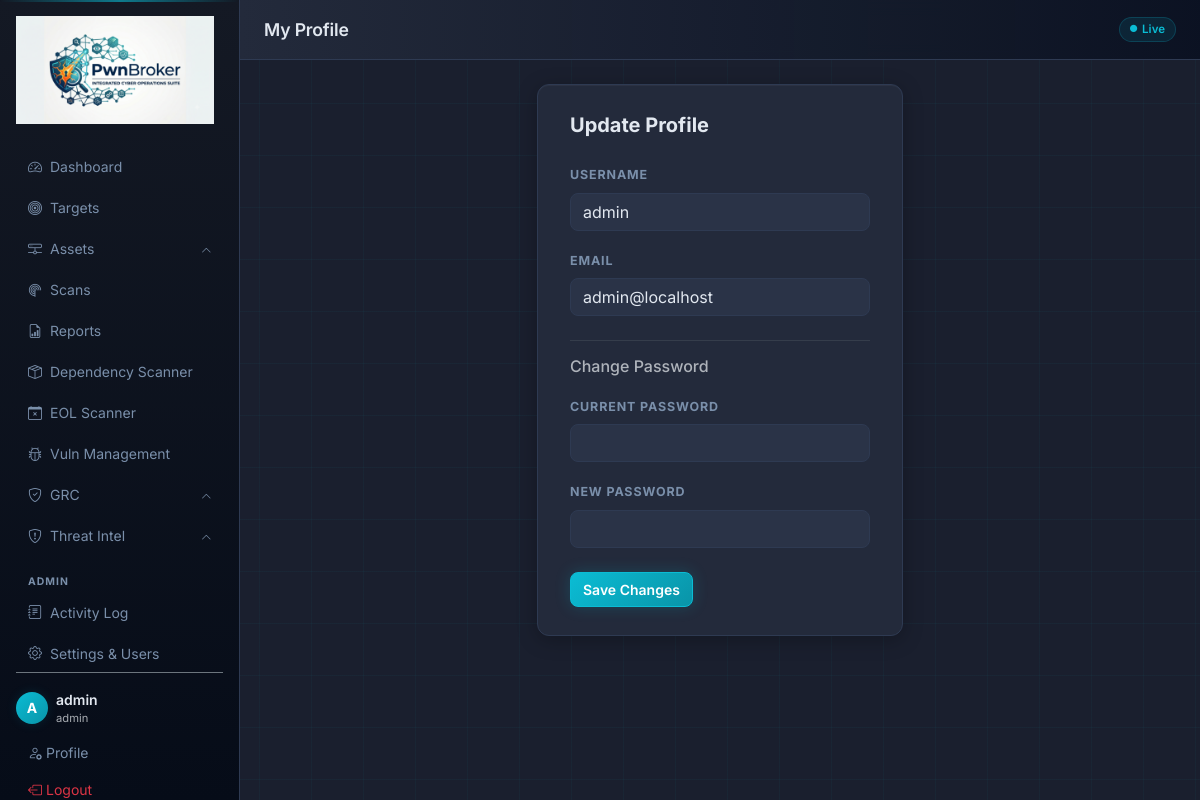
The page /users/profile (signed in) on the database its author committed.
### app/models.py (models this page shows, shortened)
class User(UserMixin, db.Model):
    __tablename__ = "users"
    id = db.Column(db.Integer, primary_key=True)
    username = db.Column(db.String(80), unique=True, nullable=False)
    email = db.Column(db.String(120), unique=True, nullable=False)
    password_hash = db.Column(db.String(256), nullable=False)
    role = db.Column(db.String(20), default="user")  # admin | user
    active = db.Column(db.Boolean, default=True)
    created_at = db.Column(db.DateTime, default=lambda: datetime.now(timezone.utc))
    @property
    def is_admin(self):
        return self.role == "admin"

### app/routes/users.py (the view, shortened to what this page needs)
@users_bp.route("/profile", methods=["GET", "POST"])
@login_required
def profile():
    return render_template("users/profile.html")

### app/templates/users/profile.html (shortened to what this page needs)
{% extends "base.html" %}
{% block page_title %}My Profile{% endblock %}
{% block content %}
<div class="row justify-content-center">
  <div class="col-lg-5">
    <div class="form-card">
      <h5 class="fw-bold mb-4">Update Profile</h5>
      <form method="POST">
        <div class="mb-3">
          <label class="form-label">Username</label>
          <input type="text" class="form-control" value="{{ current_user.username }}" disabled>
        </div>
        <div class="mb-4">
          <label class="form-label">Email</label>
          <input type="email" name="email" class="form-control" value="{{ current_user.email }}">
        </div>
        <hr class="border-secondary">
        <h6 class="text-muted mt-3 mb-3">Change Password</h6>
        <div class="mb-3">
          <label class="form-label">Current Password</label>
          <input type="password" name="current_password" class="form-control">
        </div>
        <div class="mb-4">
          <label class="form-label">New Password</label>
          <input type="password" name="new_password" class="form-control">
        </div>
        <button type="submit" class="btn btn-primary">Save Changes</button>
      </form>
    </div>
  </div>
</div>
{% endblock %}

### app/templates/base.html (shortened to what this page needs)
<!DOCTYPE html>
<html lang="en" data-bs-theme="dark">
<head>
  <link href="https://cdn.jsdelivr.net/npm/bootstrap@5.3.3/dist/css/bootstrap.min.css" rel="stylesheet">
  <link href="https://cdn.jsdelivr.net/npm/bootstrap-icons@1.11.3/font/bootstrap-icons.min.css" rel="stylesheet">
  <link href="{{ url_for('static', filename='css/style.css') }}" rel="stylesheet">
</head>
<body>
{% if current_user.is_authenticated %}
<div class="d-flex" id="app-wrapper">
  <nav id="sidebar" class="d-flex flex-column p-3">
    <a href="{{ url_for('dashboard.index') }}" class="sidebar-brand d-block mb-4">
      <img src="{{ url_for('static', filename='img/logo.png') }}" alt="PwnBroker" class="sidebar-logo">
    </a>
    <ul class="nav flex-column gap-1">
      <li class="nav-item">
        <a href="{{ url_for('dashboard.index') }}" class="nav-link {% if request.endpoint == 'dashboard.index' %}active{% endif %}">
          <i class="bi bi-speedometer2 me-2"></i>Dashboard
        </a>
      </li>
      <li class="nav-item">
        <a href="{{ url_for('targets.index') }}" class="nav-link {% if 'targets' in request.endpoint %}active{% endif %}">
          <i class="bi bi-bullseye me-2"></i>Targets
        </a>
      </li>
      <li class="nav-item">
        <a href="#assets-group"
           class="nav-link nav-group-toggle d-flex align-items-center justify-content-between {% if 'assets' in (request.endpoint or '') %}active{% endif %}"
           data-bs-toggle="collapse"
           aria-expanded="{{ 'true' if 'assets' in (request.endpoint or '') else 'false' }}"
           aria-controls="assets-group">
          <span><i class="bi bi-hdd-network me-2"></i>Assets</span>
          <i class="bi bi-chevron-down nav-chevron"></i>
        </a>
      </li>
      <li class="nav-item">
        <a href="{{ url_for('scans.index') }}" class="nav-link {% if 'scans' in request.endpoint %}active{% endif %}">
          <i class="bi bi-radar me-2"></i>Scans
        </a>
      </li>
      <li class="nav-item">
        <a href="{{ url_for('reports.index') }}" class="nav-link {% if 'reports' in request.endpoint %}active{% endif %}">
          <i class="bi bi-file-earmark-bar-graph me-2"></i>Reports
        </a>
      </li>
      <li class="nav-item">
        <a href="{{ url_for('dependency.index') }}" class="nav-link {% if 'dependency' in request.endpoint %}active{% endif %}">
          <i class="bi bi-box-seam me-2"></i>Dependency Scanner
        </a>
      </li>
      <li class="nav-item">
        <a href="{{ url_for('eol.index') }}" class="nav-link {% if 'eol' in (request.endpoint or '') %}active{% endif %}">
          <i class="bi bi-calendar-x me-2"></i>EOL Scanner
        </a>
      </li>
      <li class="nav-item">
        <a href="{{ url_for('vulns.index') }}" class="nav-link {% if 'vulns' in (request.endpoint or '') %}active{% endif %}">
          <i class="bi bi-bug me-2"></i>Vuln Management
        </a>
      </li>
      <li class="nav-item">
        <a href="#grc-group"
           class="nav-link nav-group-toggle d-flex align-items-center justify-content-between {% if 'grc' in (request.endpoint or '') %}active{% endif %}"
           data-bs-toggle="collapse"
           aria-expanded="{{ 'true' if 'grc' in (request.endpoint or '') else 'false' }}"
           aria-controls="grc-group">
          <span><i class="bi bi-shield-check me-2"></i>GRC</span>
          <i class="bi bi-chevron-down nav-chevron"></i>
        </a>
      </li>
      <li class="nav-item">
        <a href="#threat-group"
           class="nav-link nav-group-toggle d-flex align-items-center justify-content-between {% if 'threat' in (request.endpoint or '') %}active{% endif %}"
           data-bs-toggle="collapse"
           aria-expanded="{{ 'true' if 'threat' in (request.endpoint or '') else 'false' }}"
           aria-controls="threat-group">
          <span><i class="bi bi-shield-exclamation me-2"></i>Threat Intel</span>
          <i class="bi bi-chevron-down nav-chevron"></i>
        </a>
      </li>
      {% if current_user.is_admin %}
      <li class="mt-3 sidebar-section-label">ADMIN</li>
      <li class="nav-item">
        <a href="{{ url_for('activity.index') }}" class="nav-link {% if 'activity' in (request.endpoint or '') %}active{% endif %}">
          <i class="bi bi-journal-text me-2"></i>Activity Log
        </a>
      </li>
      <li class="nav-item">
        <a href="{{ url_for('settings.index') }}" class="nav-link {% if 'settings' in (request.endpoint or '') %}active{% endif %}">
          <i class="bi bi-gear me-2"></i>Settings &amp; Users
        </a>
      </li>
      {% endif %}
    </ul>
    <div class="mt-auto pt-3 border-top border-secondary">
      <div class="d-flex align-items-center gap-2 mb-2">
        <div class="user-avatar">{{ current_user.username[0].upper() }}</div>
        <div>
          <div class="fw-semibold small">{{ current_user.username }}</div>
          <div class="text-muted" style="font-size:0.7rem">{{ current_user.role }}</div>
        </div>
      </div>
      <a href="{{ url_for('users.profile') }}" class="nav-link small"><i class="bi bi-person-gear me-1"></i>Profile</a>
      <a href="{{ url_for('auth.logout') }}" class="nav-link small text-danger"><i class="bi bi-box-arrow-left me-1"></i>Logout</a>
    </div>
  </nav>
  <div id="main-content" class="flex-grow-1">
    <header class="top-bar d-flex align-items-center justify-content-between px-4">
      <h1 class="page-title mb-0">{% block page_title %}{% endblock %}</h1>
      <div class="d-flex align-items-center gap-3">
        <span class="live-badge">
          <i class="bi bi-circle-fill pulse" style="font-size:0.45rem"></i>Live
        </span>
      </div>
    </header>
    <div class="content-area px-4 py-4">
      {% block content %}{% endblock %}
    </div>
  </div>
</div>
{% else %}
{% block auth_content %}{% endblock %}
{% endif %}
</body>
</html>

### app/static/css/style.css (style rules this page uses)
:root { --bg-base: #1a1f2e; --bg-card: #232a3b; --bg-sidebar: #141924; --bg-input: #2a3347; --border-color: #2e3a52; --border-glow: rgba(11,188,212,0.25); --text-primary: #e2e8f0; --text-muted: #7a8faa; --accent: #0bbcd4; --accent-dim: #0994a8; --accent-glow: rgba(11,188,212,0.12); --accent-orange: #e87722; --critical: #dc2626; --high: #ea580c; --medium: #d97706; --low: #2563eb; --info: #475569; --success: #16a34a; --card-shadow: 0 4px 20px rgba(0,0,0,0.25), inset 0 1px 0 rgba(255,255,255,0.04); }
* { box-sizing: border-box; }
body { background-color: var(--bg-base); background-image: linear-gradient(rgba(11,188,212,0.04) 1px, transparent 1px), linear-gradient(90deg, rgba(11,188,212,0.04) 1px, transparent 1px); background-size: 52px 52px; background-position: -1px -1px; color: var(--text-primary); font-family: 'Inter', system-ui, -apple-system, sans-serif; min-height: 100vh; overflow-x: hidden; }
#sidebar { width: 240px; min-height: 100vh; background: linear-gradient(180deg, var(--bg-sidebar) 0%, #060c18 100%); border-right: 1px solid var(--border-color); flex-shrink: 0; position: sticky; top: 0; height: 100vh; overflow-y: auto; }
#sidebar::before { content: ''; position: absolute; top: 0; left: 0; right: 0; height: 2px; background: linear-gradient(90deg, transparent, var(--accent), transparent); opacity: 0.6; }
.sidebar-brand { color: var(--text-primary) !important; text-decoration: none; }
.sidebar-logo { height: 108px; width: auto; display: block; }
#sidebar .nav-link { color: var(--text-muted); border-radius: 8px; padding: 8px 12px; font-size: 0.875rem; transition: all 0.15s; position: relative; }
#sidebar .nav-group-toggle { cursor: pointer; }
.nav-chevron { font-size: 0.65rem; transition: transform 0.2s ease; flex-shrink: 0; }
#sidebar .nav-group-toggle:not(.collapsed) .nav-chevron { transform: rotate(180deg); }
.sidebar-section-label { font-size: 0.65rem; font-weight: 700; letter-spacing: 0.1em; color: var(--text-muted); padding: 0 12px; text-transform: uppercase; }
.user-avatar { width: 32px; height: 32px; border-radius: 50%; background: linear-gradient(135deg, var(--accent), var(--accent-dim)); box-shadow: 0 0 12px var(--accent-glow); color: #fff; display: flex; align-items: center; justify-content: center; font-weight: 700; font-size: 0.875rem; flex-shrink: 0; }
#main-content { min-height: 100vh; overflow-x: hidden; }
.top-bar { height: 60px; background: linear-gradient(90deg, var(--bg-card) 0%, rgba(11,18,34,0.95) 100%); border-bottom: 1px solid var(--border-color); position: sticky; top: 0; z-index: 100; backdrop-filter: blur(8px); }
.page-title { font-size: 1.1rem; font-weight: 600; color: var(--text-primary); letter-spacing: -0.01em; }
.content-area { max-width: 1440px; }
.form-card { background: var(--bg-card); border: 1px solid var(--border-color); border-radius: 12px; padding: 28px 32px; box-shadow: var(--card-shadow); }
.form-control, .form-select { background: var(--bg-input) !important; border: 1px solid var(--border-color) !important; color: var(--text-primary) !important; border-radius: 8px; }
.form-label { font-size: 0.78rem; font-weight: 700; color: var(--text-muted); text-transform: uppercase; letter-spacing: 0.07em; }
.btn-primary { background: linear-gradient(135deg, var(--accent), var(--accent-dim)); border-color: var(--accent); border-radius: 8px; font-weight: 600; font-size: 0.875rem; color: #fff; box-shadow: 0 0 16px rgba(11,188,212,0.2); transition: all 0.15s; }
.pulse { animation: pulse-dot 1.4s ease-in-out infinite; }
.live-badge { display: flex; align-items: center; gap: 5px; font-size: 0.72rem; font-weight: 600; color: var(--accent); background: rgba(11,188,212,0.1); border: 1px solid rgba(11,188,212,0.2); border-radius: 20px; padding: 3px 10px; }

### rows shown on the page
User: username "A", username "admin", role "admin", email "admin@localhost"
